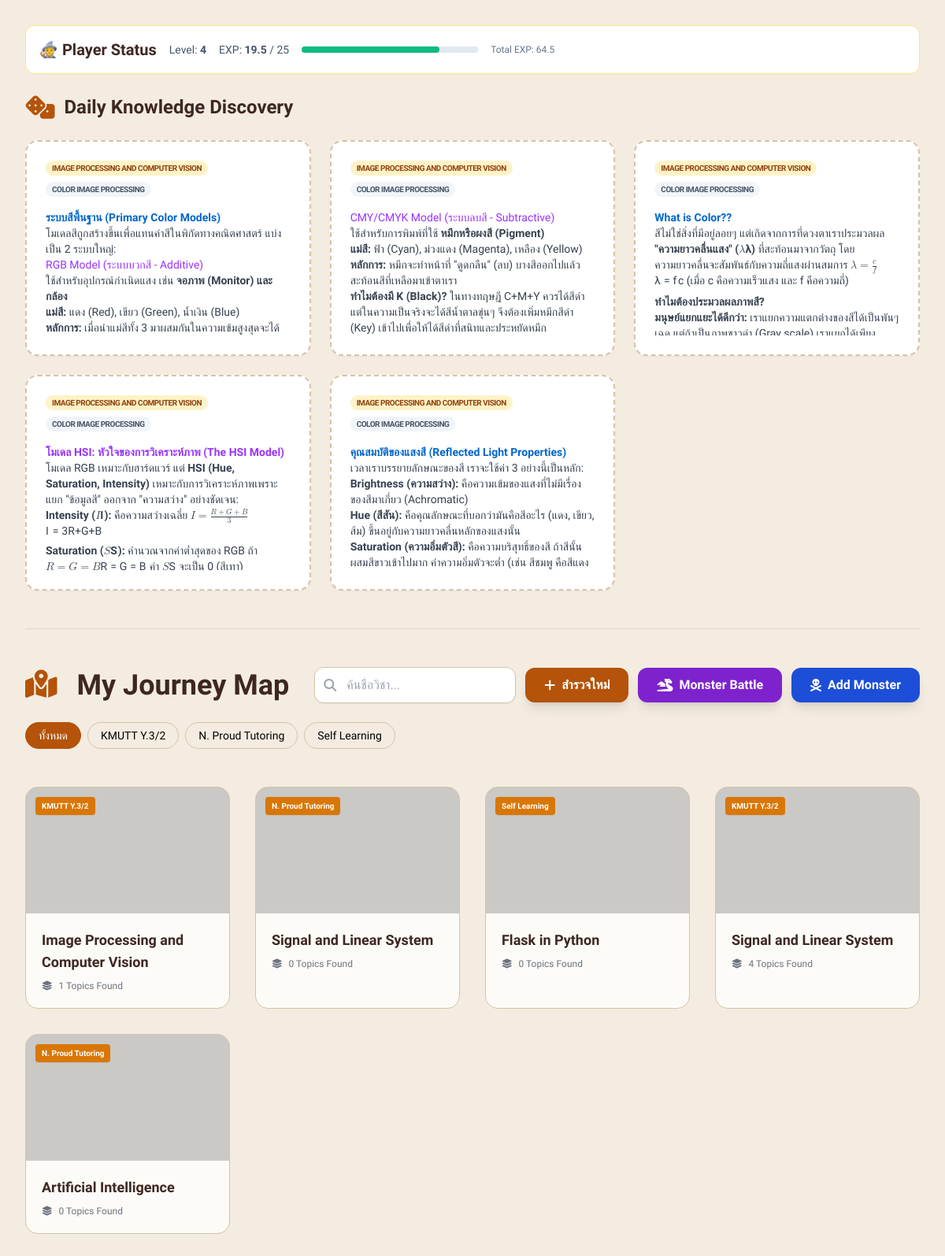
The app's page /learning/ with its own data.
### models.py (models this page shows)
class PlayerProfile(db.Model):
    id = db.Column(db.Integer, primary_key=True)
    level = db.Column(db.Integer, default=1, nullable=False)
    exp_current = db.Column(db.Float, default=0.0, nullable=False)
    exp_total = db.Column(db.Float, default=0.0, nullable=False)
    updated_at = db.Column(db.DateTime, default=datetime.utcnow, onupdate=datetime.utcnow)

class Course(db.Model):
    id = db.Column(db.Integer, primary_key=True)
    title = db.Column(db.String(100), nullable=False)
    category = db.Column(db.String(50), nullable=False)
    background_image = db.Column(db.String(255), nullable=True)
    topics = db.relationship('Topic', backref='course', lazy=True, cascade="all, delete-orphan")

class Topic(db.Model):
    id = db.Column(db.Integer, primary_key=True)
    name = db.Column(db.String(100), nullable=False)
    order_index = db.Column(db.Integer, default=0)
    course_id = db.Column(db.Integer, db.ForeignKey('course.id'), nullable=False)
    bubbles = db.relationship('Bubble', backref='topic', lazy=True, cascade="all, delete-orphan")

class Bubble(db.Model):
    id = db.Column(db.Integer, primary_key=True)
    content = db.Column(db.Text, nullable=False)
    order_index = db.Column(db.Integer, default=0)
    topic_id = db.Column(db.Integer, db.ForeignKey('topic.id'), nullable=False)
    include_in_random = db.Column(db.Boolean, default=True)

### routes.py (the view)
@learning_bp.route('/')
def index():
    courses = Course.query.all()
    categories = sorted(list(set([c.category for c in courses if c.category])))
    monsters = Monster.query.order_by(Monster.id.asc()).all()
    profile = PlayerProfile.query.first()
    if not profile:
        profile = PlayerProfile(level=1, exp_current=0, exp_total=0)
        db.session.add(profile)
        db.session.commit()
    random_knowledge = []
    bubbles = _uncensored_bubble_query().join(Topic).join(Course).order_by(func.random()).limit(5).all()
    for bubble in bubbles:
        random_knowledge.append({'course_title': bubble.topic.course.title, 'topic_name': bubble.topic.name, 'content': bubble.content})
    return render_template('learning/index.html', courses=courses, categories=categories, random_knowledge=random_knowledge,
                           monsters=monsters, profile=profile, exp_to_next=_exp_to_next_level(profile.level))

### routes.py (called while the page is built, shortened)
def _exp_to_next_level(level):
    return 10 + (level - 1) * 5

def _has_include_column():
    global _cached_include_check
    return _cached_include_check

def _uncensored_bubble_query():
    q = Bubble.query
    if _has_include_column():
        q = q.filter(Bubble.include_in_random.is_(True))
    return q

### templates/learning/index.html (shortened to what this page needs)
<!DOCTYPE html>
<html lang="en">
<head>
    <script src="https://cdn.tailwindcss.com"></script>
    <link rel="stylesheet" href="https://cdnjs.cloudflare.com/ajax/libs/font-awesome/6.4.0/css/all.min.css">
</head>
<body class="p-8">
    <div class="max-w-7xl mx-auto">
        <div class="mb-6 bg-white border border-amber-200 rounded-xl p-4 flex flex-wrap items-center gap-4">
            <div class="text-xl font-bold text-[#3e2723]">🧙 Player Status</div>
            <div class="text-sm text-slate-600">Level: <b>{{ profile.level }}</b></div>
            <div class="text-sm text-slate-600">EXP: <b>{{ "%.1f"|format(profile.exp_current) }}</b> / {{ exp_to_next }}</div>
            <div class="w-56 h-2 bg-slate-200 rounded">
                <div class="h-2 rounded bg-emerald-500" style="width: {{ (profile.exp_current / exp_to_next * 100) if exp_to_next else 0 }}%"></div>
            </div>
            <div class="text-xs text-slate-500">Total EXP: {{ "%.1f"|format(profile.exp_total) }}</div>
        </div>
        {% if random_knowledge %}
        <div class="mb-12">
            <div class="flex items-center space-x-3 mb-6">
                <i class="fa-solid fa-dice text-amber-700 text-3xl animate-pulse"></i>
                <h2 class="text-2xl font-bold text-[#3e2723]">Daily Knowledge Discovery</h2>
            </div>
            <div class="grid grid-cols-1 md:grid-cols-2 lg:grid-cols-3 gap-6">
                {% for item in random_knowledge %}
                <div class="discovery-box p-6 rounded-2xl bg-white shadow-sm">
                    <div class="flex flex-wrap gap-2 mb-4">
                        <span class="bg-amber-100 text-amber-800 text-[10px] font-bold px-2 py-0.5 rounded-full uppercase tracking-tighter">{{ item.course_title }}</span>
                        <span class="bg-slate-100 text-slate-600 text-[10px] font-bold px-2 py-0.5 rounded-full uppercase tracking-tighter">{{ item.topic_name }}</span>
                    </div>
                    <div class="text-gray-700 text-sm ql-editor max-h-40 overflow-y-auto">{{ item.content | safe }}</div>
                </div>
                {% endfor %}
            </div>
        </div>
        <hr class="border-[#d4c4a8] mb-12 opacity-50">
        {% endif %}
        <div class="flex flex-col space-y-6 mb-10">
            <div class="flex flex-col md:flex-row justify-between items-center gap-4">
                <h1 class="text-4xl font-bold text-[#3e2723]"><i class="fa-solid fa-map-marked-alt mr-4 text-amber-700"></i> My Journey Map</h1>
                <div class="flex w-full md:w-auto items-center space-x-3">
                    <div class="relative flex-1 md:w-64">
                        <i class="fa-solid fa-magnifying-glass absolute left-3 top-1/2 -translate-y-1/2 text-gray-400"></i>
                        <input type="text" id="courseSearch" onkeyup="filterContent()" placeholder="ค้นชื่อวิชา..." class="w-full pl-10 pr-4 py-2.5 rounded-xl border border-[#d4c4a8] bg-white focus:outline-none focus:ring-2 focus:ring-amber-500 shadow-sm">
                    </div>
                    <button onclick="document.getElementById('addCourseModal').classList.remove('hidden')" class="bg-amber-700 text-white px-6 py-2.5 rounded-xl hover:bg-amber-600 transition shadow-lg flex items-center font-bold">
                        <i class="fa-solid fa-plus mr-2"></i> สำรวจใหม่
                    </button>
                    <button onclick="document.getElementById('battleSetupModal').classList.remove('hidden')" class="bg-purple-700 text-white px-6 py-2.5 rounded-xl hover:bg-purple-600 transition shadow-lg flex items-center font-bold">
                        <i class="fa-solid fa-dragon mr-2"></i> Monster Battle
                    </button>
                    <button onclick="document.getElementById('addMonsterModal').classList.remove('hidden')" class="bg-blue-700 text-white px-6 py-2.5 rounded-xl hover:bg-blue-600 transition shadow-lg flex items-center font-bold">
                        <i class="fa-solid fa-skull-crossbones mr-2"></i> Add Monster
                    </button>
                </div>
            </div>
            <div class="flex flex-wrap gap-2 overflow-x-auto pb-2">
                <button onclick="filterCategory('all', this)" class="category-btn active px-4 py-1.5 rounded-full border border-[#d4c4a8] text-sm font-medium hover:border-amber-700 transition">ทั้งหมด</button>
                {% for cat in categories %}
                <button onclick="filterCategory('{{ cat.lower() }}', this)" class="category-btn px-4 py-1.5 rounded-full border border-[#d4c4a8] text-sm font-medium hover:border-amber-700 transition">{{ cat }}</button>
                {% endfor %}
            </div>
        </div>
        <div id="courseContainer" class="grid grid-cols-1 md:grid-cols-2 lg:grid-cols-4 gap-8">
            {% for course in courses %}
            <div class="course-item relative group" data-title="{{ course.title.lower() }}" data-category="{{ (course.category or 'general').lower() }}" data-id="{{ course.id }}" data-name="{{ course.title }}" data-cat="{{ course.category }}">
                <a href="{{ url_for('learning.course_detail', course_id=course.id) }}" class="course-card rounded-2xl overflow-hidden flex flex-col group h-full">
                    <div class="h-40 bg-cover bg-center relative" style="background-image: url('{{ url_for('static', filename='uploads/' + (course.background_image or 'default.jpg')) }}')">
                        <div class="absolute inset-0 bg-black/20 group-hover:bg-black/10 transition-colors"></div>
                        <span class="absolute top-3 left-3 bg-amber-600 text-white text-[10px] font-bold px-2 py-1 rounded shadow-sm">{{ course.category or 'General' }}</span>
                    </div>
                    <div class="p-5">
                        <h3 class="text-lg font-bold text-[#3e2723] mb-2">{{ course.title }}</h3>
                        <div class="text-xs text-gray-500 flex items-center"><i class="fa-solid fa-layer-group mr-2"></i> {{ course.topics | length }} Topics Found</div>
                    </div>
                </a>
            </div>
            {% endfor %}
        </div>
    </div>
</body>
</html>

### templates/learning/index.html (style rules this page uses)
body { background-color: #f4ece1; font-family: 'Prompt', sans-serif; }
.course-card { background-color: #fdfbf7; border: 1px solid #d4c4a8; transition: all 0.3s; }
.discovery-box { background-color: #fff; border: 2px dashed #d4c4a8; }
.ql-editor { padding: 0 !important; min-height: auto !important; }
.category-btn.active { background-color: #b45309; color: white; border-color: #b45309; }

### records on screen
PlayerProfile: level "4", exp_current "19.5", exp_total "64.5"
Course: course_title "IMAGE PROCESSING AND COMPUTER VISION" "IMAGE PROCESSING AND COMPUTER VISION" "IMAGE PROCESSING AND COMPUTER VISION" "IMAGE PROCESSING AND COMPUTER VISION" "IMAGE PROCESSING AND COMPUTER VISION", category "KMUTT Y.3/2", title "Image Processing and Computer Vision", topics|length "1"
Topic: topic_name "COLOR IMAGE PROCESSING" "COLOR IMAGE PROCESSING" "COLOR IMAGE PROCESSING" "COLOR IMAGE PROCESSING" "COLOR IMAGE PROCESSING"
Bubble: content "ระบบสีพื้นฐาน (Primary Color Models) โมเดลสีถูกสร้างขึ้นเพื่อแทนค่าสีในพิกัดทางคณิตศาสตร์ แบ่งเป็น 2 ระบบใหญ่: RGB Model (ระบบบวกสี - Additive) ใช้สำหรับอุปกรณ์กำเนิดแสง เช่น จอภาพ (Monitor) และกล้อง แม่สี: แดง (Red), เขียว (Green), น้ำเงิน (Blue) หลักการ: เมื่อนำแม่สีทั้ง 3 มาผสมกันในความเข้มสูงสุดจะได้"
Bubble: content "CMY/CMYK Model (ระบบลบสี - Subtractive) ใช้สำหรับการพิมพ์ที่ใช้ หมึกหรือผงสี (Pigment) แม่สี: ฟ้า (Cyan), ม่วงแดง (Magenta), เหลือง (Yellow) หลักการ: หมึกจะทำหน้าที่ \"ดูดกลืน\" (ลบ) บางสีออกไปแล้วสะท้อนสีที่เหลือมาเข้าตาเรา ทำไมต้องมี K (Black)? ในทางทฤษฎี C+M+Y ควรได้สีดำ แต่ในความเป็นจริงจะได้สีน้ำตาลขุ่นๆ จึงต้องเพิ่มหมึกสีดำ (Key) เข้าไปเพื่อให้ได้สีดำที่สนิทและประหยัดหมึก"
Bubble: content "What is Color?? สีไม่ใช่สิ่งที่มีอยู่ลอยๆ แต่เกิดจากการที่ดวงตาเราประมวลผล \"ความยาวคลื่นแสง\" ( λ λ ) ที่สะท้อนมาจากวัตถุ โดยความยาวคลื่นจะสัมพันธ์กับความถี่แสงผ่านสมการ λ = c f λ = f c (เมื่อ c คือความเร็วแสง และ f คือความถี่) ทำไมต้องประมวลผลภาพสี? มนุษย์แยกแยะได้ดีกว่า: เราแยกความแตกต่างของสีได้เป็นพันๆ…"
Bubble: content "โมเดล HSI: หัวใจของการวิเคราะห์ภาพ (The HSI Model) โมเดล RGB เหมาะกับฮาร์ดแวร์ แต่ HSI (Hue, Saturation, Intensity) เหมาะกับการวิเคราะห์ภาพเพราะแยก \"ข้อมูลสี\" ออกจาก \"ความสว่าง\" อย่างชัดเจน: Intensity ( I I ): คือความสว่างเฉลี่ย I = R + G + B 3 I = 3 R + G + B Saturation ( S S ): คำนวณจากค่าต่ำสุดของ RGB ถ้า R = G = B R = G = B ค่า S S จะเป็น 0 (สีเทา)"
Bubble: content "คุณสมบัติของแสงสี (Reflected Light Properties) เวลาเราบรรยายลักษณะของสี เราจะใช้ค่า 3 อย่างนี้เป็นหลัก: Brightness (ความสว่าง): คือความเข้มของแสงที่ไม่มีเรื่องของสีมาเกี่ยว (Achromatic) Hue (สีสัน): คือคุณลักษณะที่บอกว่ามันคือสีอะไร (แดง, เขียว, ส้ม) ขึ้นอยู่กับความยาวคลื่นหลักของแสงนั้น Saturation (ความอิ่มตัวสี): คือความบริสุทธิ์ของสี ถ้าสีนั้นผสมสีขาวเข้าไปมาก ค่าความอิ่มตัวจะต่ำ (เช่น สีชมพู…"
Course: category "N. Proud Tutoring", title "Signal and Linear System", topics|length "0"
Course: category "Self Learning", title "Flask in Python", topics|length "0"
Course: category "KMUTT Y.3/2", title "Signal and Linear System", topics|length "4"
Course: category "N. Proud Tutoring", title "Artificial Intelligence", topics|length "0"

### other values on screen
{{ exp_to_next }} "25"
